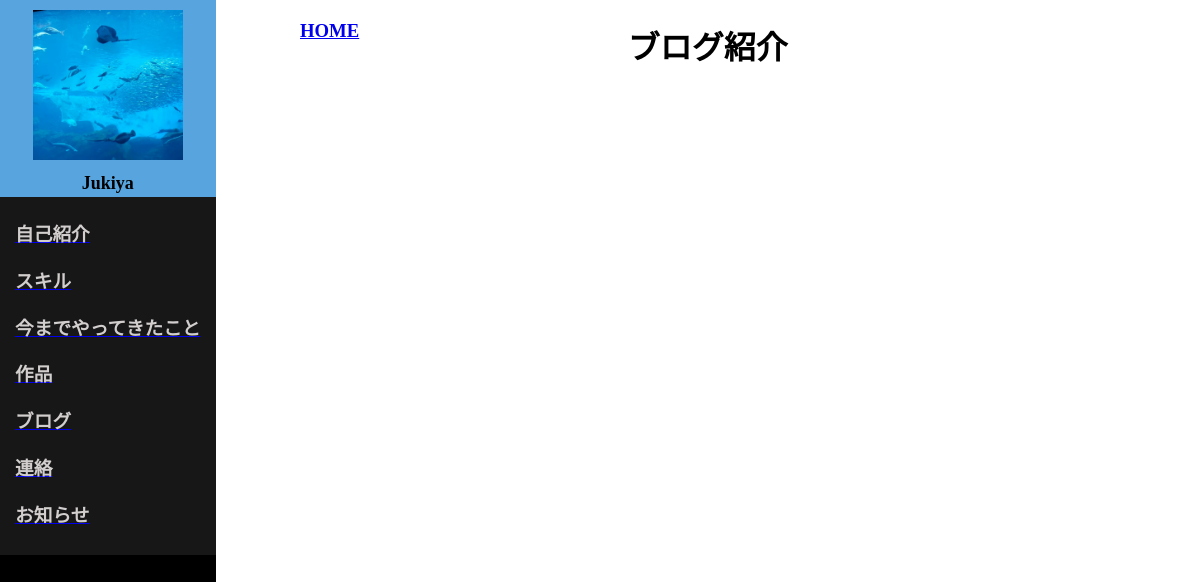
/blog/, run on an earlier commit of the app's database.
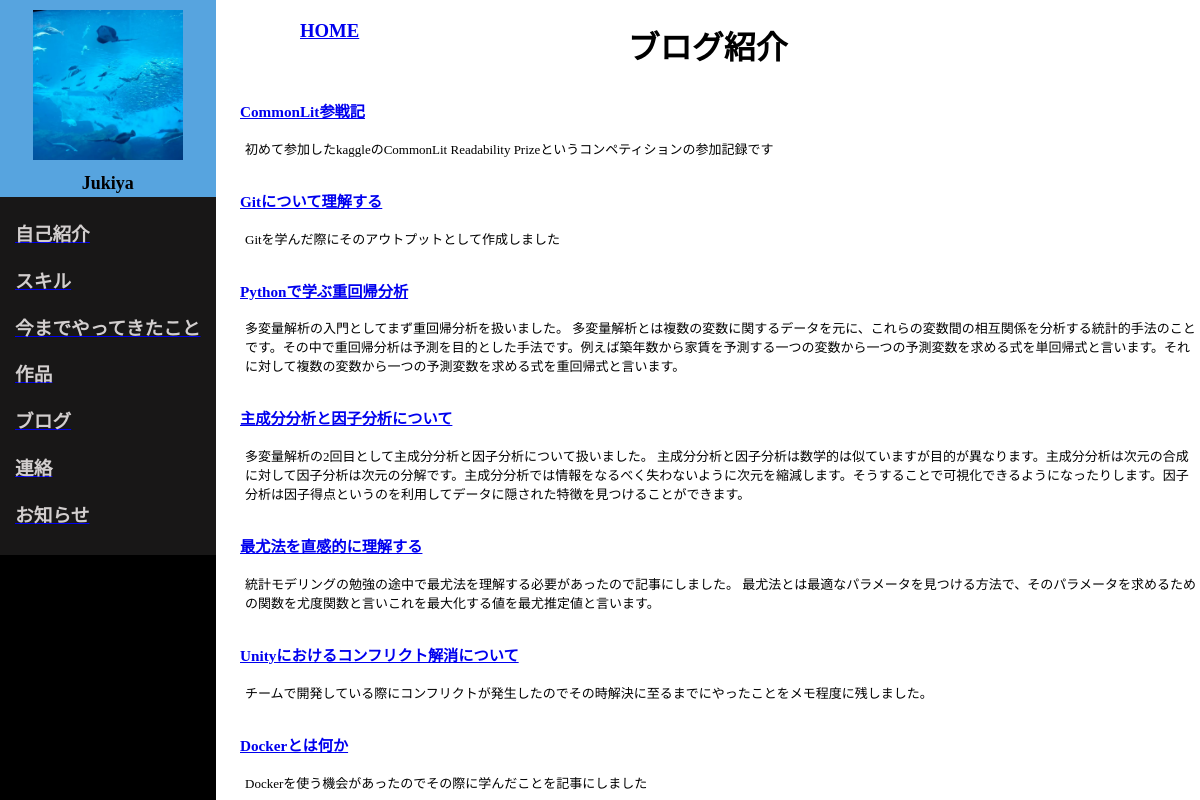
And on a later commit of the database.
### myapp/models.py (models this page shows, shortened)
class BlogModel(models.Model):
    title = models.CharField(max_length=100, blank=True)
    summary = models.TextField(max_length=300, blank=True)
    url = models.URLField(blank=True)
    script = models.TextField(max_length=10000, blank=True)

### myapp/views.py (the view)
# urls.py: path("blog/", views.BlogView.as_view(), name="blog"),
class BlogView(View):
    def get(self, request, *args, **kwargs):
        blog_data = BlogModel.objects.all()
        return render(request, "myapp/blog.html", {"blog_data":blog_data})

### myapp/templates/myapp/blog.html (shortened to what this page needs)
<!DOCTYPE html>
{% load static %}
<html lang="en">
    <head>
        <link rel="stylesheet" type="text/css" href="{% static 'css/blog.css' %}">
        <div class="header">
            <div class="profile">
                <img src="/media/img/upload/my_favorite_photo.jpg" , alt="profile_icon" , width="150" , height="150">
                <h1><font color="black">Jukiya</font></h1>
            </div>
            <div class="page_link">
                <a href="{% url 'myapp:introduction' %}"><h3>自己紹介</h3></a>
                <a href="{% url 'myapp:skill' %}"><h3>スキル</h3></a>
                <a href="{% url 'myapp:experience' %}"><h3>今までやってきたこと</h3></a>
                <a href="{% url 'myapp:works' %}"><h3>作品</h3></a>
                <a href="{% url 'myapp:blog' %}"><h3>ブログ</h3></a>
                <a href="{% url 'myapp:contact' %}"><h3>連絡</h3></a>
                <a href="{% url 'myapp:news' %}"><h3>お知らせ</h3></a>
            </div>
        </div>
    </head>
    <body>
        <div class="title">
            <a href="{% url 'myapp:home' %}"><h3>HOME</h3></a>
            <h1 class="blog">ブログ紹介</h1>
        </div>
        <div class="blog_content", id="blogcontent">
            {% for blog in blog_data %}
            <ul>
                <li><a href="{{blog.url}}" ><h3>{{blog.title}}</h3></a></li>
                <li><p>{{ blog.summary | linebreaks }}</p></li>
            </ul>
            {% endfor %}
        </div>
    </body>
</html>

### myapp/static/css/blog.css (style rules this page uses)
* { margin: 0; padding: 0; }
.header { float: left; background-color: black; width: max-content; min-height: 100vh; }
.profile { background-color: #57a4df; height: auto; width: auto; }
.profile img { height: 150px; width: 150px; object-fit: cover; display: block; padding: 10px 10px 10px 32.5px; }
.profile h1 { text-align: center; font-size: large; line-height: 1.5; }
.page_link { background-color: #181717; padding: 15px; line-height: 2.5; background-repeat: repeat-y; }
.page_link h3 { color: rgb(210, 206, 206); }
h1 { text-align: center; }
.blog_content { padding-left: 225px; }
.blog_content li { list-style: none; }
.blog_content h3 { padding: 15px; line-height: 1.5; }
.blog_content p { padding-left: 20px; font-size: small; }
.blog_content a { padding-left: 20px; font-size: small; }
.title h3 { padding-left: 300px; transform: translateY(20px); }

What changed in the data, as far as the page shows it:
added BlogModel: title "CommonLit参戦記", summary "初めて参加したkaggleのCommonLit Readability Prizeというコンペティションの参加記録です"
added BlogModel: title "Gitについて理解する", summary "Gitを学んだ際にそのアウトプットとして作成しました"
added BlogModel: title "Pythonで学ぶ重回帰分析", summary "多変量解析の入門としてまず重回帰分析を扱いました。 多変量解析とは複数の変数に関するデータを元に、これらの変数間の相互関係を分析する統計的手法のことです。その中で重回帰分析は予測を目的とした手法です。例えば築年数から家賃を予測する一つの変数から一つの予測変数を求める式を単回帰式と言います。それに対して複数の変数から一つの予測変数を求める式を重回帰式と言います。"
added BlogModel: title "主成分分析と因子分析について", summary "多変量解析の2回目として主成分分析と因子分析について扱いました。 主成分分析と因子分析は数学的は似ていますが目的が異なります。主成分分析は次元の合成に対して因子分析は次元の分解です。主成分分析では情報をなるべく失わないように次元を縮減します。そうすることで可視化できるようになったりします。因子分析は因子得点というのを利用してデータに隠された特徴を見つけることができます。"
added BlogModel: title "最尤法を直感的に理解する", summary "統計モデリングの勉強の途中で最尤法を理解する必要があったので記事にしました。 最尤法とは最適なパラメータを見つける方法で、そのパラメータを求めるための関数を尤度関数と言いこれを最大化する値を最尤推定値と言います。"
added BlogModel: title "Unityにおけるコンフリクト解消について", summary "チームで開発している際にコンフリクトが発生したのでその時解決に至るまでにやったことをメモ程度に残しました。"
added BlogModel: title "Dockerとは何か", summary "Dockerを使う機会があったのでその際に学んだことを記事にしました"
